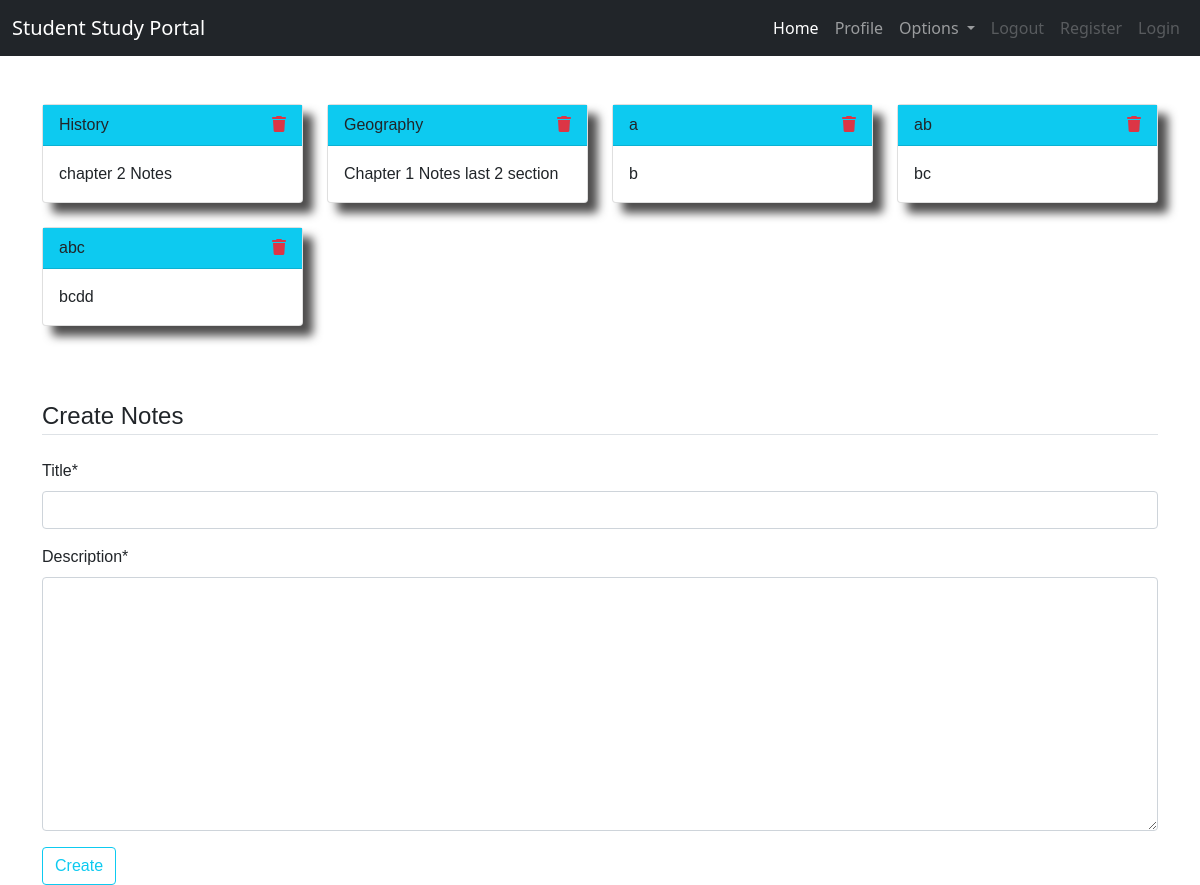
/notes/ (signed in), run on an earlier commit of the app's database.
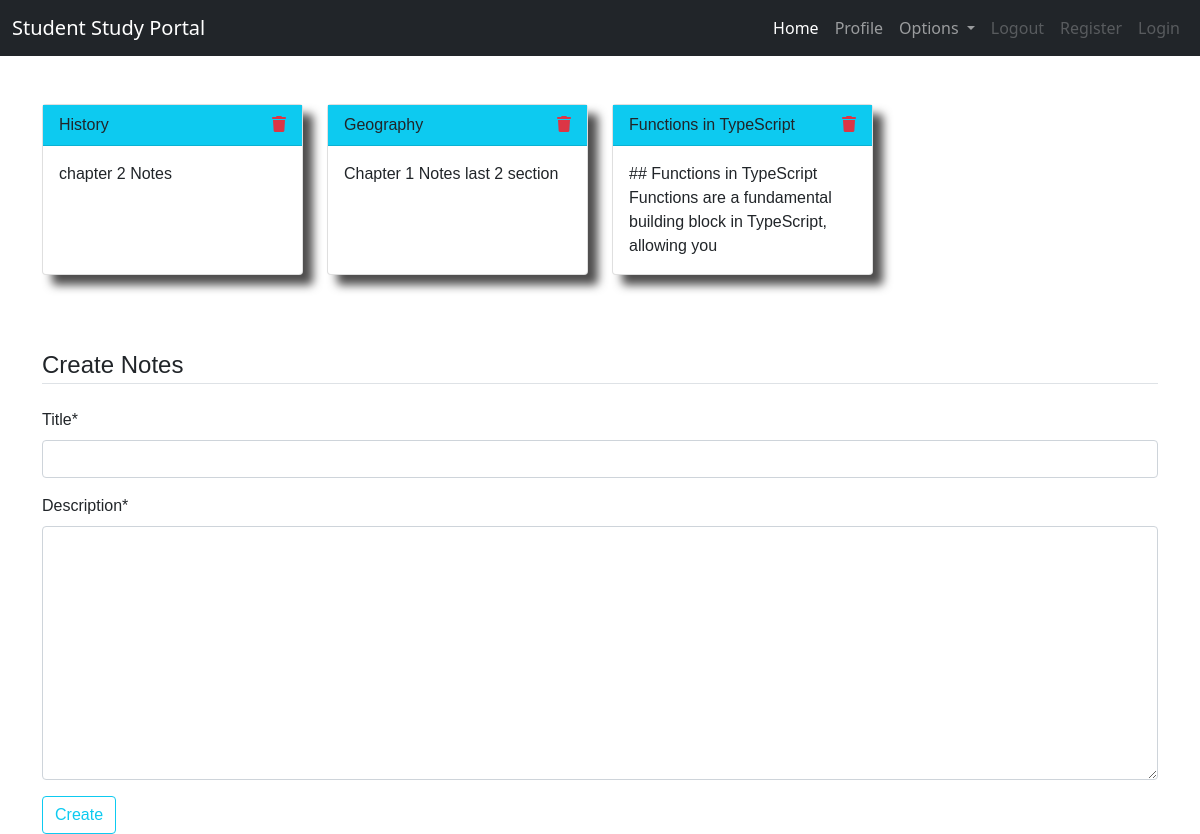
And on a later commit of the database.
### dashboard/models.py (models this page shows, shortened)
class Notes(models.Model):
    user = models.ForeignKey(User,on_delete=models.CASCADE)
    title = models.CharField(max_length=200)
    description = models.TextField()
    class Meta:
        verbose_name = 'notes'
        verbose_name_plural = 'notes'

### dashboard/views.py (the view)
# urls.py: path('notes/', views.notes, name='notes'),
def notes(request):
    if request. method == 'POST':
        form = NotesForm(request.POST)
        if form.is_valid():
            notes = Notes(user=request.user,title=request.POST['title'],description=request.POST['description'])
            notes.save()
        messages.success(request,f'Notes added from {request.user.username} successfully')
    else:
        form = NotesForm()
    notes = Notes.objects.filter(user=request.user)
    context = {'notes':notes,'form':form}
    return render(request,'notes.html',context)

### dashboard/forms.py
class NotesForm(forms.ModelForm):
    class Meta:
        model = Notes
        fields = ['title','description']

### templates/notes.html (shortened to what this page needs)
{% extends 'base.html' %} {% load static %} {% load crispy_forms_tags %}
{% block content %}
<head>
</head>
<div class="container">
  <div class="row">
    {% for note in notes %}
    <div class="col-md-3 mb-4">
      <a
        href="{% url 'notes_detail' note.id %}"
        class="text-decoration-none text-dark"
      >
        <div class="card h-100">
          <div class="card-header bg-info d-flex justify-content-between">
            {{ note.title }}
            <a href="{% url 'delete_note' note.id %}"
              ><i class="fa fa-trash text-danger"></i
            ></a>
          </div>
          <div class="card-body">{{ note.description|slice:'0:100' }}</div>
        </div>
      </a>
    </div>
    {% endfor %}
  </div>
</div>
<br />
<br />
<div class="container">
  <form method="POST">
    <fieldset class="form-group">
      <legend class="border-bottom mb-4">Create Notes</legend>
    </fieldset>
    {{ form|crispy }}
    <div class="form-group">
      <button type="submit" class="btn btn-outline-info">Create</button>
    </div>
  </form>
</div>
{% endblock %}

### templates/base.html (shortened to what this page needs)
{% load static %}
<!DOCTYPE html>
<html lang="en">
  <head>
    <link
      href="https://cdn.jsdelivr.net/npm/bootstrap@5.0.2/dist/css/bootstrap.min.css"
      rel="stylesheet"
    />
    <link
      rel="stylesheet"
      href="https://cdnjs.cloudflare.com/ajax/libs/font-awesome/6.7.2/css/all.min.css"
    />
    <link rel="stylesheet" href="{% static 'css/main.css' %}" />
  </head>
  <body>
    <header>
      <nav class="navbar navbar-expand-lg navbar-dark bg-dark">
        <div class="container-fluid w-100 d-flex justify-content-between">
          <a class="navbar-brand" href="/">Student Study Portal</a>
          <div>
            <div class="collapse navbar-collapse" id="navbarSupportedContent">
              <ul class="navbar-nav mb-2 mb-lg-0">
                <li class="nav-item">
                  <a class="nav-link active" aria-current="page" href="#"
                    >Home</a
                  >
                </li>
                <li class="nav-item">
                  <a class="nav-link" href="#">Profile</a>
                </li>
                <li class="nav-item dropdown">
                  <a
                    class="nav-link dropdown-toggle"
                    href="#"
                    id="navbarDropdown"
                    role="button"
                    data-bs-toggle="dropdown"
                    aria-expanded="false"
                  >
                    Options
                  </a>
                </li>
                <li class="nav-item">
                  <a class="nav-link disabled" href="#">Logout</a>
                </li>
                <li class="nav-item">
                  <a class="nav-link disabled" href="#">Register</a>
                </li>
                <li class="nav-item">
                  <a class="nav-link disabled" href="#">Login</a>
                </li>
              </ul>
            </div>
          </div>
        </div>
      </nav>
    </header>
    <br /><br />
    <main>
       {% block content %} {% endblock %}
    </main>
  </body>
</html>

### static/css/main.css (style rules this page uses)
html { scroll-behavior: smooth; height: 100%; width: 100%; }
main { font-family: Barlow, Quicksand, Rubik, sans-serif, serif, "Times New Roman", Times, serif !important; }
.card { box-shadow: 10px 10px 10px rgba(78, 77, 77); }

What changed in the data, as far as the page shows it:
removed Notes: title "a", description "b"
removed Notes: title "ab", description "bc"
removed Notes: title "abc", description "bcdd"
added Notes: title "Functions in TypeScript", description "## Functions in TypeScript Functions are a fundamental building block in TypeScript, allowing you"
